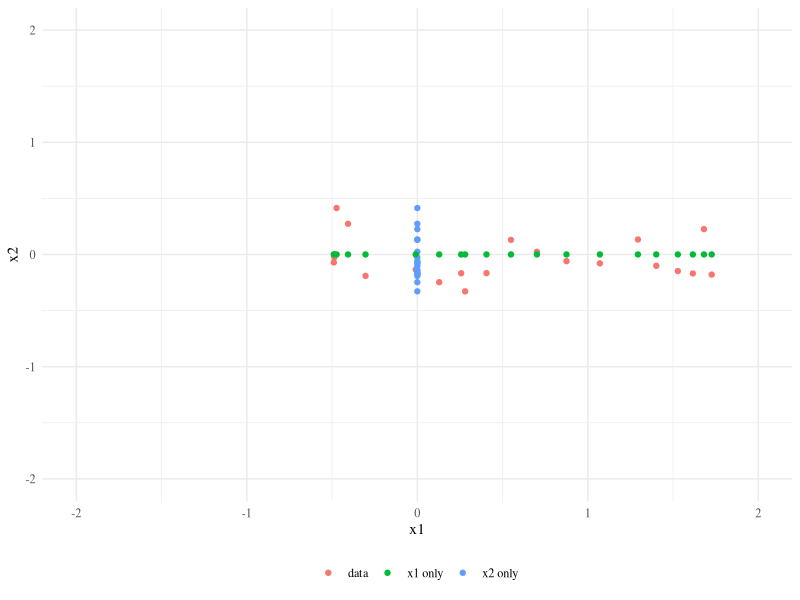
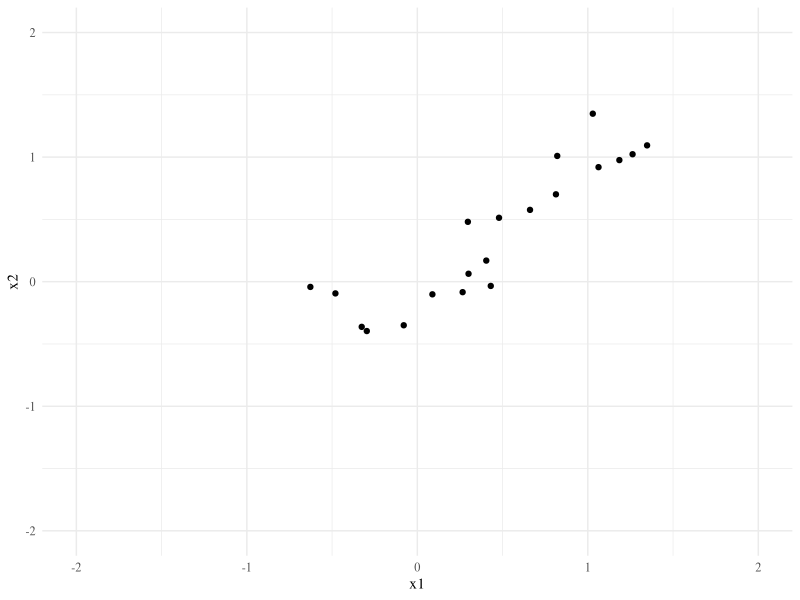
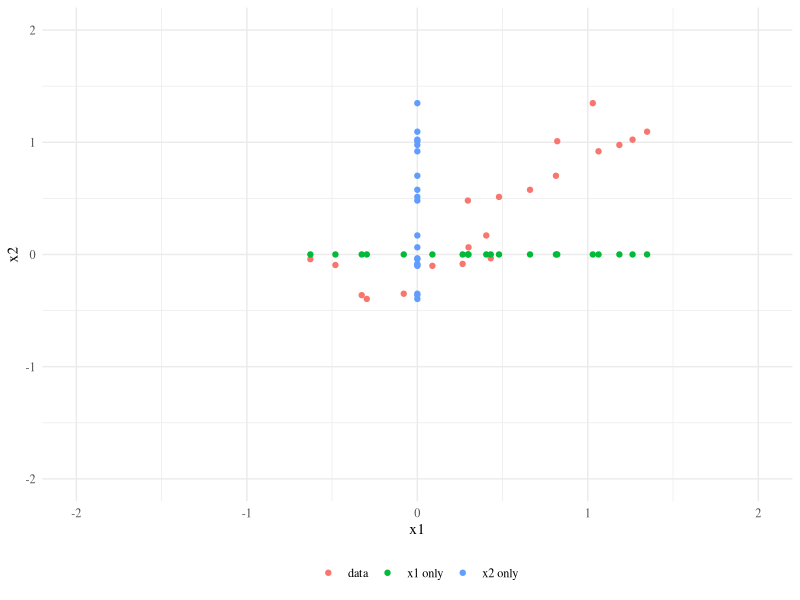
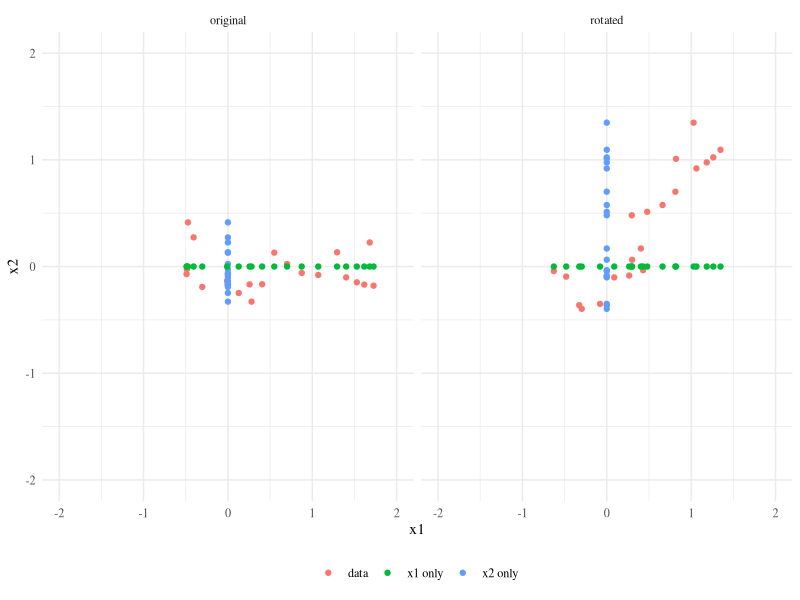
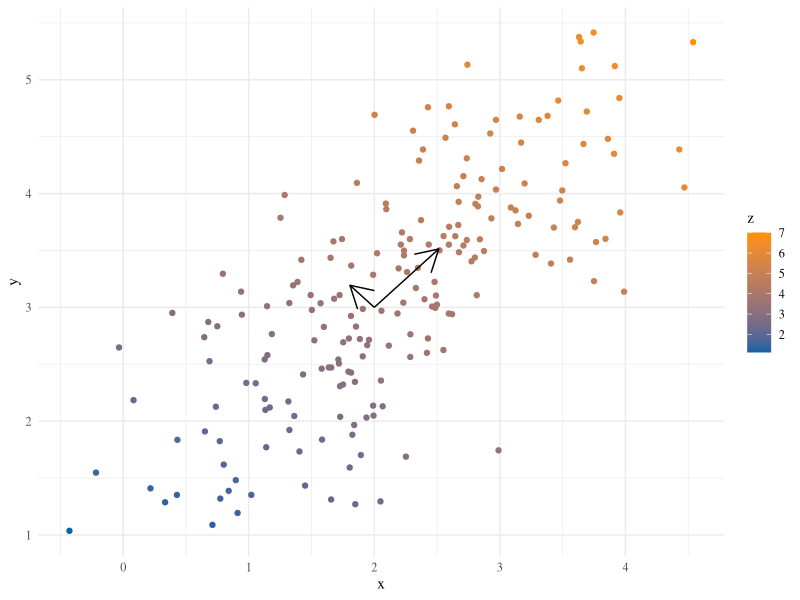
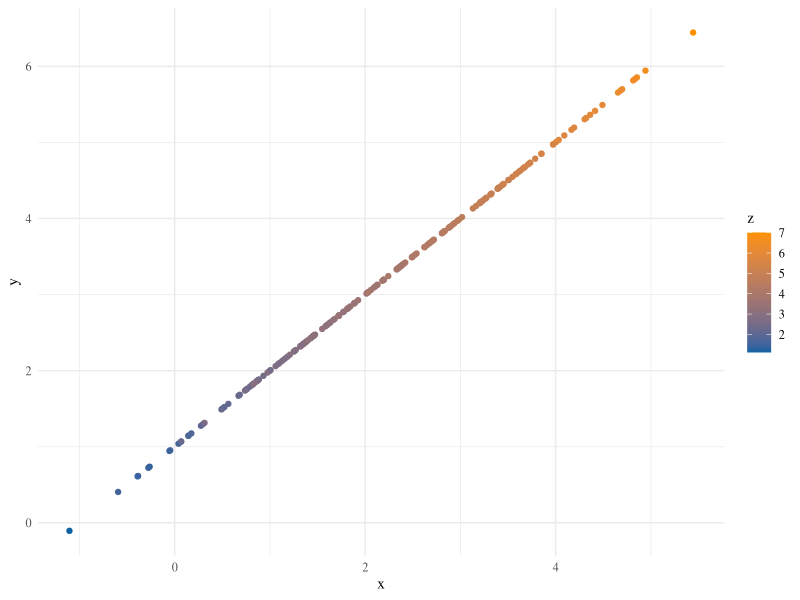
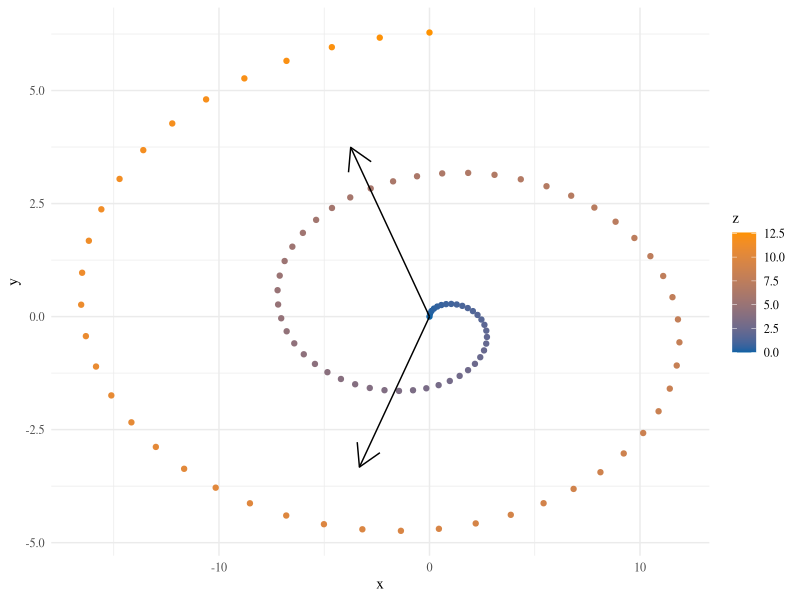
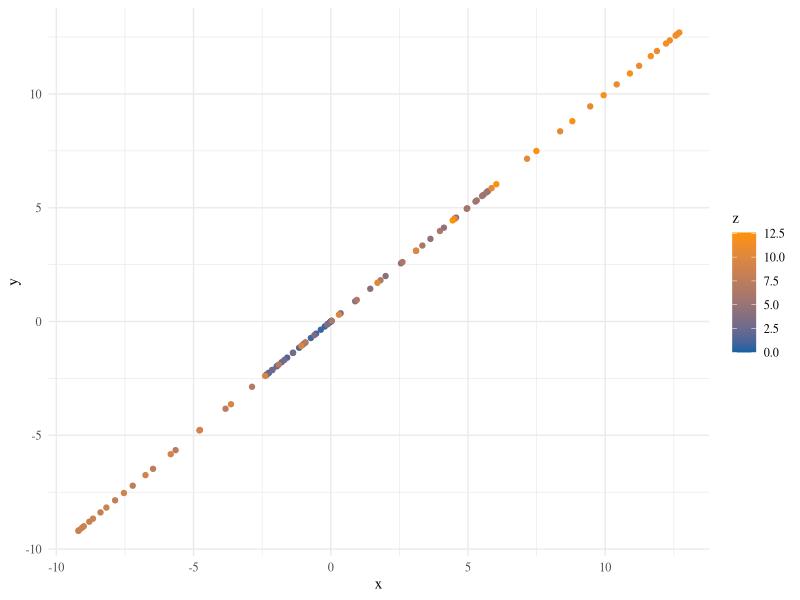

Write R code to recreate these figures, in order. (Note: this script raises an error after producing the figures.)
## ---- chunk 1
library(knitr)
opts_chunk$set(message=FALSE, warning=FALSE, echo=FALSE,
               fig.align='center',fig.width=10,
               fig.height=6, cache=TRUE, autodep = TRUE)
library(tidyverse)
theme_set(theme_minimal(base_family="Times"))
green = '#00AF64'
blue = '#0B61A4'
red = '#FF4900'
orange = '#FF9200'
colvec = c(green,blue,red,orange)
## ---- chunk 2
df = data.frame(x=rep(rnorm(20,sd=1),3),y=rep(rnorm(20,sd=.2),3),
                lab = rep(c('data','x2 only','x1 only'),each=20))
df[21:40,1] = 0
df[41:60,2] = 0
ggplot(df,aes(x=x,y=y,color=lab)) + geom_point() + ylim(-2,2) + xlim(-2,2) +
  theme(legend.title = element_blank(), legend.position = 'bottom') +
  ylab('x2') + xlab('x1')
## ---- chunk 3
theta = -pi/4
R = matrix(c(cos(theta),sin(theta),-sin(theta),cos(theta)),2)
X = as.matrix(df[1:20,1:2]) %*% R
df2 = data.frame(x=rep(X[,1],3),y=rep(X[,2],3),
                lab = rep(c('data','x2 only','x1 only'),each=20))
df2[21:40,1] = 0
df2[41:60,2] = 0
df2 %>% filter(lab=='data') %>% 
  ggplot(aes(x=x,y=y)) + geom_point() + ylim(-2,2) + xlim(-2,2) +
  theme(legend.title = element_blank(), legend.position = 'bottom') +
  ylab('x2') + xlab('x1')
## ---- chunk 4
df2 %>% 
  ggplot(aes(x=x,y=y,color=lab)) + geom_point() + ylim(-2,2) + xlim(-2,2) +
  theme(legend.title = element_blank(), legend.position = 'bottom') +
  ylab('x2') + xlab('x1')
## ---- chunk 5
df3 = bind_rows(df,df2)
df3$version = rep(c('original','rotated'),each=60)
df3 %>% 
  ggplot(aes(x=x,y=y,color=lab)) + geom_point() + ylim(-2,2) + xlim(-2,2) +
  facet_grid(~version)+
  theme(legend.title = element_blank(), legend.position = 'bottom') +
  ylab('x2') + xlab('x1')
## ---- chunk 6
set.seed(12345)
library(mvtnorm)
m = c(2,3)
covmat = matrix(c(1,.75,.75,1),2)
ee = eigen(covmat)
x = rmvnorm(200, m, covmat)
z = apply(x, 1, function(x) sqrt(sum(x^2)))
df = data.frame(x=x[,1], y=x[,2], z=z)
ss = sqrt(ee$values)
df_arrows = data.frame(x1 = m[1], y1 = m[2],
                       x2 = m[1] + ee$vectors[1,]*ss/sum(ss),
                       y2 = m[2] + ee$vectors[2,]*ss/sum(ss))
g <- ggplot(df) + geom_point(aes(x=x,y=y,col=z)) + theme_minimal(base_family = 'serif')
g + scale_color_gradient(low=blue, high=orange) + 
  geom_segment(aes(x=x1,y=y1,xend=x2,yend=y2), data=df_arrows, arrow=arrow())
## ---- chunk 7
xx = scale(x, center=m, scale=FALSE) %*% ee$vectors[,1]
df2 = data.frame(x=xx + m[1], y=xx + m[2], z=z)
g <- ggplot(df2) + geom_point(aes(x=x,y=y,col=z)) + theme_minimal(base_family = 'serif')
g + scale_color_gradient(low=blue, high=orange)
## ---- chunk 8
tt = seq(0,4*pi,length=100)
df_spiral = data.frame(x = 3/2*tt*sin(tt), y = 0.5*tt*cos(tt), z=tt)
ee = eigen(crossprod(scale(as.matrix(df_spiral[,1:2]))))
ss = sqrt(ee$values)
df_arrows = data.frame(x1 = 0, y1 = 0,
                       x2 =  ee$vectors[1,]*ss/sum(ss)*10,
                       y2 =  ee$vectors[2,]*ss/sum(ss)*10)
g1 <- ggplot(df_spiral) + geom_point(aes(x=x,y=y,col=z)) + 
  theme_minimal(base_family = 'serif') + 
  scale_color_gradient(low=blue, high=orange) + 
  geom_segment(aes(x=x1,y=y1,xend=x2,yend=y2), data=df_arrows, arrow=arrow())
g1
## ---- chunk 9
xx = as.matrix(df_spiral[,1:2]) %*% ee$vectors[,1]
df_spiral2 = data.frame(x=xx, y=xx, z=tt)
g <- ggplot(df_spiral2) + geom_point(aes(x=x,y=y,col=z)) + 
  theme_minimal(base_family = 'serif')
g + scale_color_gradient(low=blue, high=orange)
## ---- chunk 10
n = nrow(df_spiral)
I_M = (diag(n) - tcrossprod(rep(1,n))/n)
kp = (tcrossprod(as.matrix(df_spiral[,1:2])) + 1)^2
Kp = I_M %*% kp %*% I_M
Ep = eigen(Kp, symmetric = TRUE)
polydf = data_frame(
  x=Ep$vectors[,1]*Ep$values[1],
  y=Ep$vectors[,2]*Ep$values[2],
  z = df_spiral$z)
kg = exp(-as.matrix(dist(df_spiral[,1:2]))^2 / 10)
Kg = I_M %*% kg %*% I_M
Eg = eigen(Kg, symmetric = TRUE)
gaussdf = data_frame(
  x=Eg$vectors[,1]*Eg$values[1],
  y=Eg$vectors[,2]*Eg$values[2],
  z = df_spiral$z)
dfkern = bind_rows(df_spiral, df_spiral2, polydf, gaussdf)
dfkern$method = rep(c('data','pca','KPCA poly(2)', 'KPCA gauss(100)'), each=n)
dfkern %>% 
  ggplot(aes(x=x,y=y,color=z)) + geom_point() + 
  facet_wrap(~method,scales = 'free', nrow=2) +
  scale_color_gradient(low=blue, high=orange)
## ---- chunk 11
quad <- function(x) x^2
ggplot(data.frame(x=c(-1,1)), aes(x)) + stat_function(fun=quad, color=blue) +
  geom_abline(slope = 1, intercept = -.25, color=red)
## ---- chunk 12
Delta = as.matrix(dist(df_spiral[,1:2]))
df_Delta = gather(as.data.frame(Delta),key='y')
df_Delta$x = rep(1:n,n)/n
df_Delta = mutate(df_Delta, y= as.numeric(y)/n)
g2 <- ggplot(df_Delta,aes(x=x,y=y,fill=value)) + geom_raster() + 
  scale_fill_gradient(low=blue, high=orange)
gridExtra::grid.arrange(g1,g2,nrow=1)
## ---- chunk 13
K = exp(-Delta^2/.95)
df_K = gather(as.data.frame(K),key='y')
df_K$x = rep(1:n,n)/n
df_K = mutate(df_K, y= as.numeric(y)/n)
g3 <- ggplot(df_K,aes(x=x,y=y,fill=value)) + geom_raster() + 
  scale_fill_gradient(low=blue, high=orange)
gridExtra::grid.arrange(g2,g3,nrow=1)
## ---- chunk 14
include_graphics("gfx/diffuse.jpg")
## ---- chunk 15
include_graphics("gfx/spiralcoord.jpg")
## ---- chunk 16
include_graphics("gfx/swissRoll.png")
## ---- chunk 17
tt = -100:500/100
elephant <- function(tt,eye=TRUE){
  x = 12*cos(3*tt) - 14*cos(5*tt) + 50*sin(tt) + 18*sin(2*tt)
  y = -30*sin(tt) + 8*sin(2*tt) - 10*sin(3*tt) - 60*cos(tt)
  if(eye) return(data.frame(y=c(y,20),x=c(-x,20)))
  else return(data.frame(y=y,x=-x))
}
ele = elephant(tt)
ele$tt = c(tt,-2)
ggplot(ele, aes(x=y,y=x,col=tt)) + geom_point() + theme_minimal(base_family = 'serif') +
  scale_color_gradient(low=blue, high=orange)
## ---- chunk 18
n = 250
tt = runif(n,-1,5)
dele = elephant(tt,FALSE)+rnorm(n,0,2)
dele$tt = tt
ggplot(dele, aes(x=y,y=x,col=tt)) + geom_point() + theme_minimal(base_family = 'serif') +
  scale_color_gradient(low=blue, high=orange)
X = as.matrix(dele[,1:2])
## ---- chunk 19
Xbar = colMeans(X)
Xc = scale(X, center=Xbar, scale=FALSE) ## Decided not to scale
ee = eigen(tcrossprod(Xc))
Xhat = ee$vectors[,1] * sqrt(ee$values[1])
df_to_plot = data.frame(x=Xhat+Xbar[1], y=Xhat+Xbar[2], z=tt)
ggplot(df_to_plot, aes(x=y,y=x,col=tt)) + geom_point() + 
  theme_minimal(base_family = 'serif') +
  scale_color_gradient(low=blue, high=orange)
## ---- chunk 20
select = sample.int(nrow(X), floor(nrow(X)/2))
Xsmall = X[select,]
Xrest = X[-select,]
Xbarsmall = colMeans(Xsmall)
Xcsmall = scale(Xsmall, center=Xbar, scale=FALSE) ## Decided not to scale
ee = eigen(tcrossprod(Xcsmall))
L21 = tcrossprod(scale(Xrest, center=Xbarsmall, scale=FALSE), Xcsmall)
Xhat = c(ee$vectors[,1], L21 %*% ee$vectors[,1]/ee$values[1]) * sqrt(ee$values[1])
df_to_plot = data.frame(x=Xhat+Xbarsmall[1], y=Xhat+Xbarsmall[2], z=tt)
ggplot(df_to_plot, aes(x=y,y=x,col=tt)) + geom_point() + 
  theme_minimal(base_family = 'serif') +
  scale_color_gradient(low=blue, high=orange)
## ---- chunk 21
Dmat = as.matrix(dist(Xc))^2
K = exp(-Dmat/150) ## Why 150??
K[K<.1] = 0 ## sometimes this helps
L = diag(nrow(K)) - diag(1/rowSums(K)) %*% K
ee = eigen(L)
tail(ee$values,10)
last = which.min(ee$values[ee$values>1e-12])
Xhat = ee$vectors[,last] / ee$values[last]
df_to_plot = data.frame(x=Xhat+Xbar[1], y=Xhat+Xbar[2], z=tt)
ggplot(df_to_plot, aes(x=x,y=y,col=tt)) + geom_point() + 
  theme_minimal(base_family = 'serif') +
  scale_color_gradient(low=blue, high=orange)
## ---- chunk 22
Ks = K[select,select]
ls = length(select)
Ls = diag(ls) - diag(1/rowSums(Ks)) %*% Ks
ee = eigen(Ls)
ee$values = Re(ee$values) ##!
ee$vectors = Re(ee$vectors)
tail(ee$values)
last = which.min(ee$values[ee$values>1e-12])
L21 = L[-select,select]
Xhat = c(ee$vectors[,last], L21 %*% ee$vectors[,last]/ee$values[last]) / ee$values[last]
df_to_plot = data.frame(x=Xhat+Xbar[1], y=Xhat+Xbar[2], z=tt)
ggplot(df_to_plot, aes(x=y,y=x,col=tt)) + geom_point() + 
  theme_minimal(base_family = 'serif') +
  scale_color_gradient(low=blue, high=orange)
